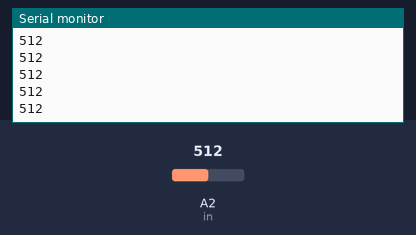
Bench run of a sketch on a simulated Arduino Uno, built with avr-gcc and run on an emulated ATmega328P. Shown: the last lines printed to the serial monitor. The inputs (shaded band) are chosen by the test bench; at power-on: A2 (in) = 512.

Above: at 1.2 s.
1.3 s: A2 (in) set to 716
At 1.8 s:
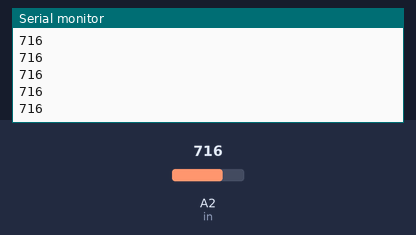
2.8 s: A2 (in) set to 900
At 3.6 s:
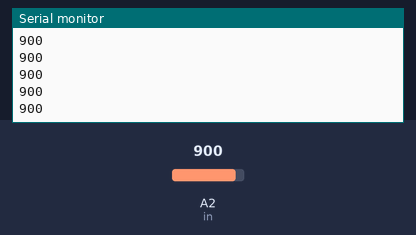
Timing chart, 0 to 5.8 s (numbered marks = the images above; inputs shaded):
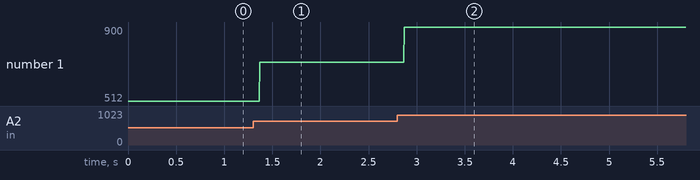

The sketch:

problem3.ino
```cpp
/*

*/
int in=A2;
int val;
void setup() {
  Serial.begin(9600);
  pinMode(in,INPUT);
}

void loop() {
  val=analogRead(in);
  Serial.println(val);
}
```

Measured:
- after the input at 1.3 s, the serial monitor: prints a new line after 0.07 s (image 1)
- after the input at 2.8 s, the serial monitor: prints a new line after 0.07 s (image 2)
- plotted number 1: 512 → 716 after the input at 1.3 s, 716 → 900 after the input at 2.8 s
